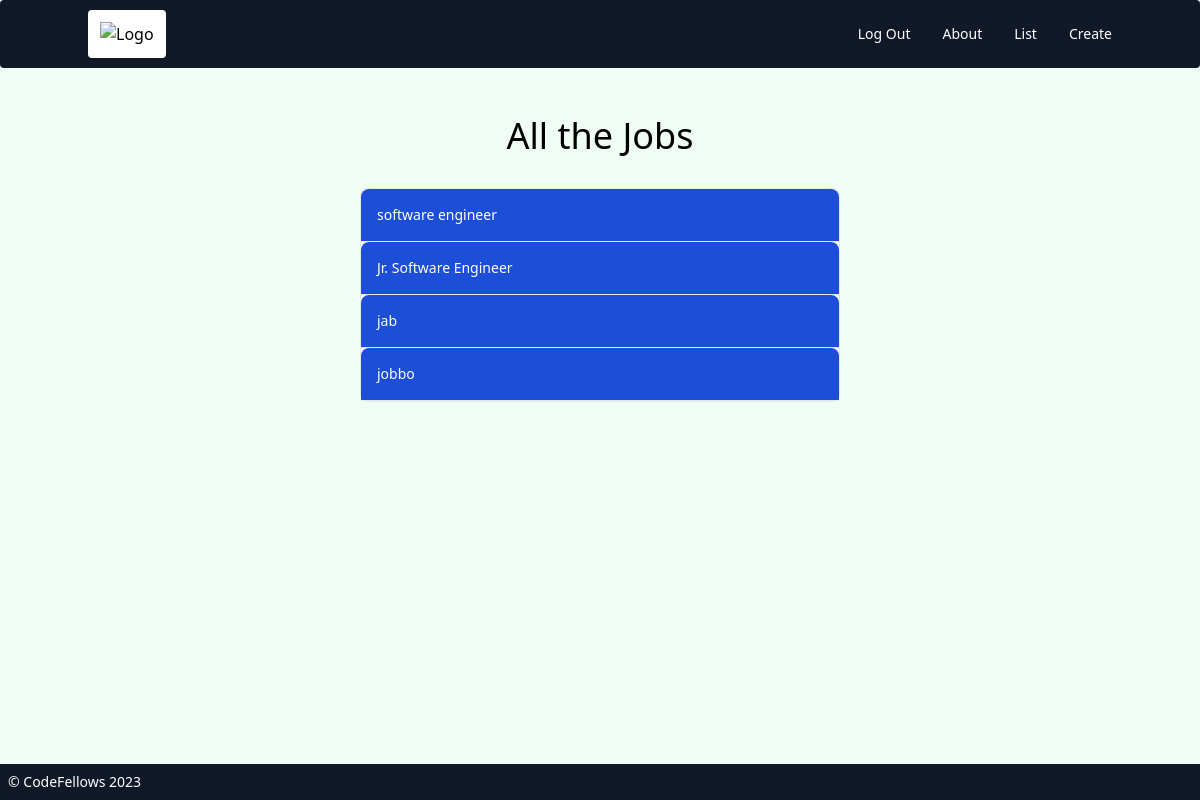
The page /jobs/ (signed in) on the database as committed earlier.
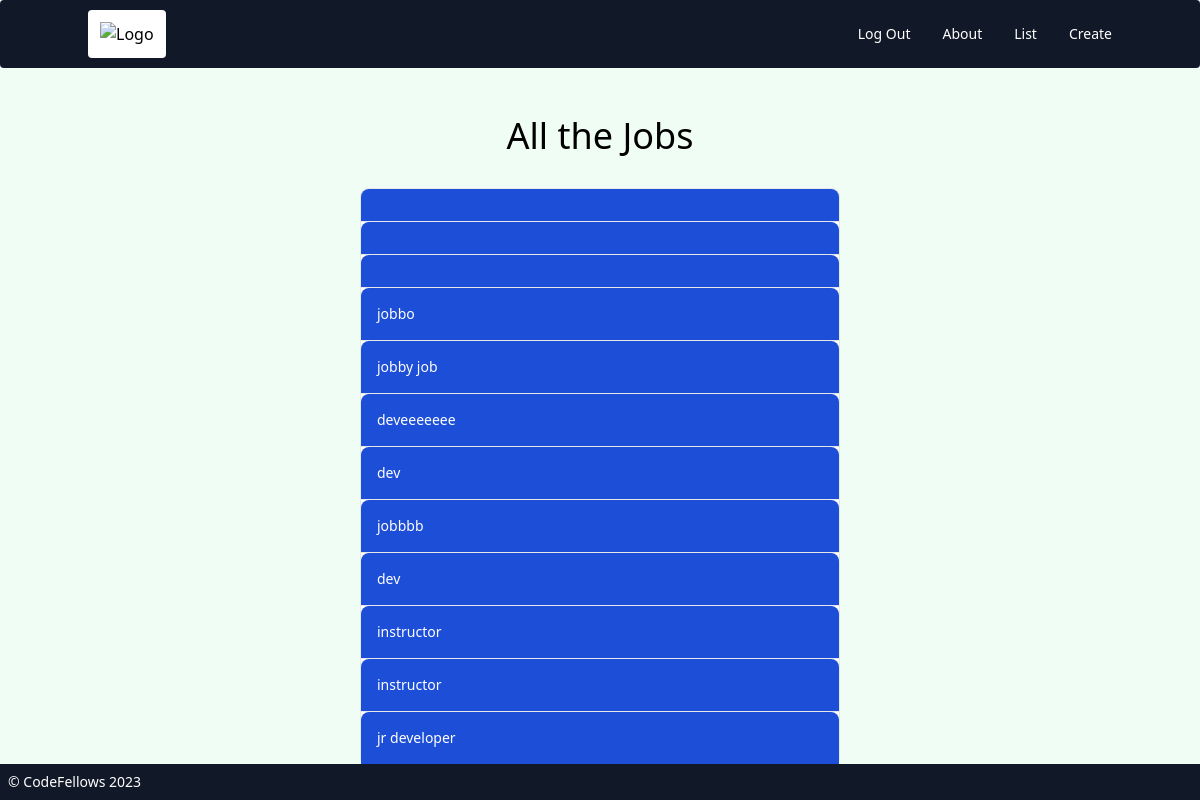
The same page on the database as committed later.
### jobs/models.py (models this page shows, shortened)
class Job(models.Model):
    owner = models.ForeignKey(
        get_user_model(), on_delete=models.CASCADE, null=True, blank=True
    )
    company = models.TextField(blank=True)
    job_title = models.TextField(blank=True)
    date_applied = models.DateField()
    notes = models.TextField(blank=True)
    method_of_applications = models.TextField(blank=True)
    referrals = models.TextField(blank=True)
    first = models.BooleanField(default=False)
    second = models.BooleanField(default=False)
    third = models.BooleanField(default=False)
    rejected = models.BooleanField(default=False)
    offer = models.BooleanField(default=False)

### jobs/views_front.py (the view)
class JobListView(LoginRequiredMixin, ListView):
    template_name = "jobs/job_list.html"
    model = Job
    context_object_name = "jobs"

### templates/jobs/job_list.html
{% extends 'base.html' %}
{% load static %}
{% block content %}
<div class="space-y-8 p-8">
  <h1 class="text-4xl text-center">All the Jobs</h1>
  <div
    class="w-1/2 mx-auto text-sm font-medium text-gray-900 bg-white border border-gray-200 rounded-lg dark:bg-gray-700 dark:border-gray-600 dark:text-white">
    {% for job in jobs %}
    <a href="{% url 'job_detail' job.pk %}" aria-current="true"
      class="block w-full px-4 py-4 text-white bg-blue-700 border-b border-gray-200 rounded-t-lg cursor-pointer dark:bg-gray-800 dark:border-gray-600">
      {{ job.job_title }}
    </a>
    {% endfor %}
  </div>
</div>
{% endblock content %}

### templates/base.html (shortened to what this page needs)
{% load static %}
<!doctype html>
<html lang="en">
<head>
  <script src="https://cdn.tailwindcss.com"></script>
</head>
<body class="bg-green-50">
  <header>
    <nav class="bg-gray-900 border-gray-200 px-2 sm:px-4 py-2.5 rounded dark:bg-gray-800">
      <div class="container flex flex-wrap items-center justify-between mx-auto">
        <a href="{% url 'home' %}">
          <img src="https://upload.wikimedia.org/wikipedia/commons/7/78/Things_Logo.svg"
            class="p-3 h-12 bg-white rounded" alt="Logo" />
        </a>
        <div class="hidden w-full md:block md:w-auto" id="mobile-menu">
          <ul class="flex flex-col mt-4 md:flex-row md:space-x-8 md:mt-0 md:text-sm md:font-medium">
            {% if request.user.is_authenticated %}
            <li>
              <a href="{% url 'logout' %}"
                class="block py-2 pl-3 pr-4 text-white bg-green-700 rounded md:bg-transparent  md:p-0 dark:text-white"
                aria-current="page">Log Out</a>
            </li>
            {% else %}
            <li>
              <a href="{% url 'login' %}"
                class="block py-2 pl-3 pr-4 text-white bg-green-700 rounded md:bg-transparent  md:p-0 dark:text-white"
                aria-current="page">Log In</a>
            </li>
            {% endif %}
            <li>
              <a href="{% url 'about' %}"
                class="block py-2 pl-3 pr-4 text-white border-b border-gray-100 hover:bg-gray-50 md:hover:bg-transparent md:border-0 md:hover:text-green-700 md:p-0 dark:text-gray-400 md:dark:hover:text-white dark:hover:bg-gray-700 dark:hover:text-white md:dark:hover:bg-transparent dark:border-gray-700">About</a>
            </li>
            {% if request.user.is_authenticated %}
            <li>
              <a href="{% url 'job_list' %}"
                class="block py-2 pl-3 pr-4 text-white border-b border-gray-100 hover:bg-gray-50 md:hover:bg-transparent md:border-0 md:hover:text-green-700 md:p-0 dark:text-gray-400 md:dark:hover:text-white dark:hover:bg-gray-700 dark:hover:text-white md:dark:hover:bg-transparent dark:border-gray-700">List</a>
            </li>
            <li>
              <a href="{% url 'job_create' %}"
                class="block py-2 pl-3 pr-4 text-white border-b border-gray-100 hover:bg-gray-50 md:hover:bg-transparent md:border-0 md:hover:text-green-700 md:p-0 dark:text-gray-400 md:dark:hover:text-white dark:hover:bg-gray-700 dark:hover:text-white md:dark:hover:bg-transparent dark:border-gray-700">Create</a>
            </li>
            {% endif %}
          </ul>
        </div>
      </div>
    </nav>
  </header>
  <main>
    <div class="container mx-auto mt-4">
      {% block content %}
      {% endblock content %}
    </div>
  </main>
  <footer class="bg-gray-900
            text-sm text-white
            fixed
            inset-x-0
            bottom-0
            p-2">
    &copy; CodeFellows 2023
  </footer>
</body>
</html>

Rows that differ between the two databases and show on the page:
changed Job (number 1 of 12 on the later page): job_title "software engineer" → (not shown)
changed Job (number 2 of 12 on the later page): job_title "Jr. Software Engineer" → (not shown)
changed Job (number 3 of 12 on the later page): job_title "jab" → (not shown)
added Job: job_title "jobby job"
added Job: job_title "deveeeeeee"
added Job: job_title "dev"
added Job: job_title "jobbbb"
added Job: job_title "dev"
added Job: job_title "instructor"
added Job: job_title "instructor"
added Job: job_title "jr developer"
